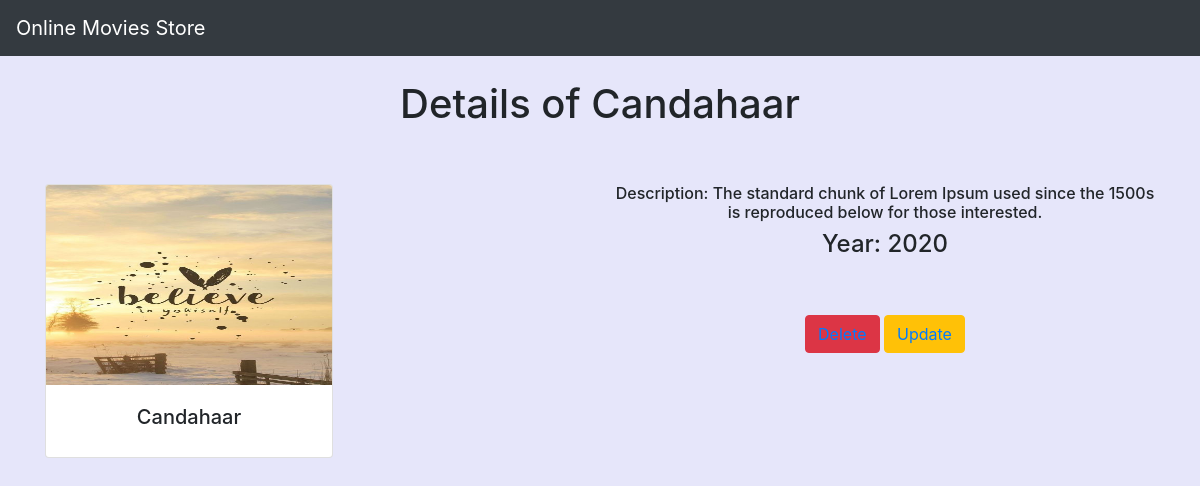
The app's page /movie/4/ with its own data.
### movie_app/models.py (models this page shows, shortened)
class Movie(models.Model):
    name=models.CharField(max_length=250)
    desc=models.TextField()
    year=models.IntegerField()
    img=models.ImageField(upload_to='gallery')

### movie_app/views.py (the view)
# urls.py: path('movie/<int:movie_id>/',views.details,name='details'),
def details(request,movie_id):
    movie=Movie.objects.get(id=movie_id)
    return render(request,"detail.html",{'movie':movie})

### template/detail.html
{% extends 'base.html' %}
{% block body %}<br>
<h1>Details of {{movie.name}}</h1><br><br>
<div class="container">
    <div class="row">
        <div class="col-md-6">
            <div class="card" style="width: 18rem;">
                <img class="card-img-top" src="{{movie.img.url}} " width=100 height=200 alt="Card image cap">
                    <div class="card-body">
                        <h5 >{{movie.name}}</h5>
                    </div>
            </div>
        </div>
        <div class="col-md-6" >
                         <h6 >Description: {{movie.desc}}</h6>
                        <h4 >Year: {{movie.year}}</h4><br><br>
            <button class="btn btn-danger"><a href="{% url 'movie_app:delete' movie.id %}">Delete</a></button>
                        <button class="btn btn-warning"><a href="{% url 'movie_app:update' movie.id %}">Update</a></button>
            </div>
    </div>
</div>
{% endblock %}

### static/style.css (style rules this page uses)
body { background-color:lavender; text-align:center; }

### records on screen
Movie: name "Candahaar", img (picture), desc "The standard chunk of Lorem Ipsum used since the 1500s is reproduced below for those interested.", year "2020"
